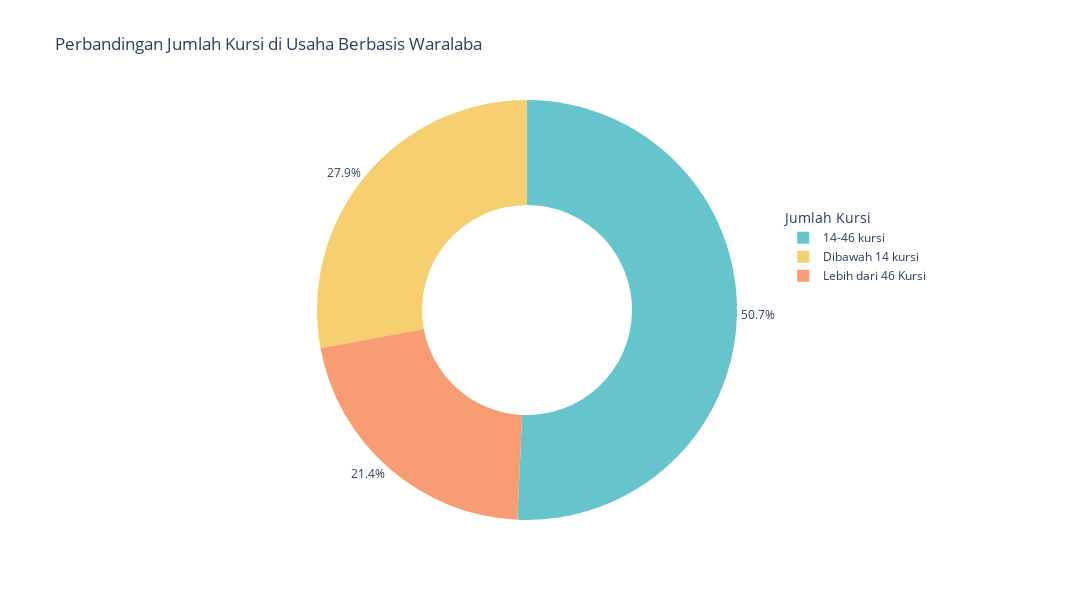

The cell this chart's notebook holds for it:
### Markdown cell above
### Perbandingan Jumlah Kursi Usaha di Usaha Waralaba

### Code cell
# Menentukan jumlah kursi banyak dan sedikit
Q1 = rest_data['number'].quantile(0.25)
Q3 = rest_data['number'].quantile(0.75)

franchise_low_seats = rest_data[(rest_data['chain']==True) & (rest_data['number'] <= Q1)]
franchise_high_seats = rest_data[(rest_data['chain']==True) & (rest_data['number'] > Q1) & (rest_data['number'] <= Q3)]
franchise_very_high_seats = rest_data[(rest_data['chain']==True) & (rest_data['number'] > Q3)]
size = [franchise_low_seats.shape[0], franchise_high_seats.shape[0], franchise_very_high_seats.shape[0]]
size

# membuat grafik
fig = px.pie(
    values=size,  
    title='Perbandingan Jumlah Kursi di Usaha Berbasis Waralaba',
    names=['Dibawah 14 kursi', '14-46 kursi', 'Lebih dari 46 Kursi'],
    width=1100, 
    height=600,
    hole=0.5,
    color_discrete_sequence=px.colors.qualitative.Pastel
)

fig.update_layout(
    legend=dict(
        title='Jumlah Kursi',
        x=0.85, 
        y=0.75,  
    )
)
fig.update_traces(textinfo='percent', textposition='outside')
fig.show()

### Figure 1 — Plotly figure (JSON) as saved in the notebook; plotly's stock layout.template omitted (floating-point values rounded to 4 significant figures)
{"data": [{"domain": {"x": [0, 1], "y": [0, 1]}, "hole": 0.5, "hovertemplate": "label=%{label}<br>value=%{value}<extra></extra>", "labels": ["Dibawah 14 kursi", "14-46 kursi", "Lebih dari 46 Kursi"], "legendgroup": "", "name": "", "showlegend": true, "textinfo": "percent", "textposition": "outside", "type": "pie", "values": [1026, 1865, 785]}], "layout": {"height": 600, "legend": {"title": {"text": "Jumlah Kursi"}, "tracegroupgap": 0, "x": 0.85, "y": 0.75}, "piecolorway": ["rgb(102, 197, 204)", "rgb(246, 207, 113)", "rgb(248, 156, 116)", "rgb(220, 176, 242)", "rgb(135, 197, 95)", "rgb(158, 185, 243)", "rgb(254, 136, 177)", "rgb(201, 219, 116)", "rgb(139, 224, 164)", "rgb(180, 151, 231)", "rgb(179, 179, 179)"], "title": {"text": "Perbandingan Jumlah Kursi di Usaha Berbasis Waralaba"}, "width": 1100}}
